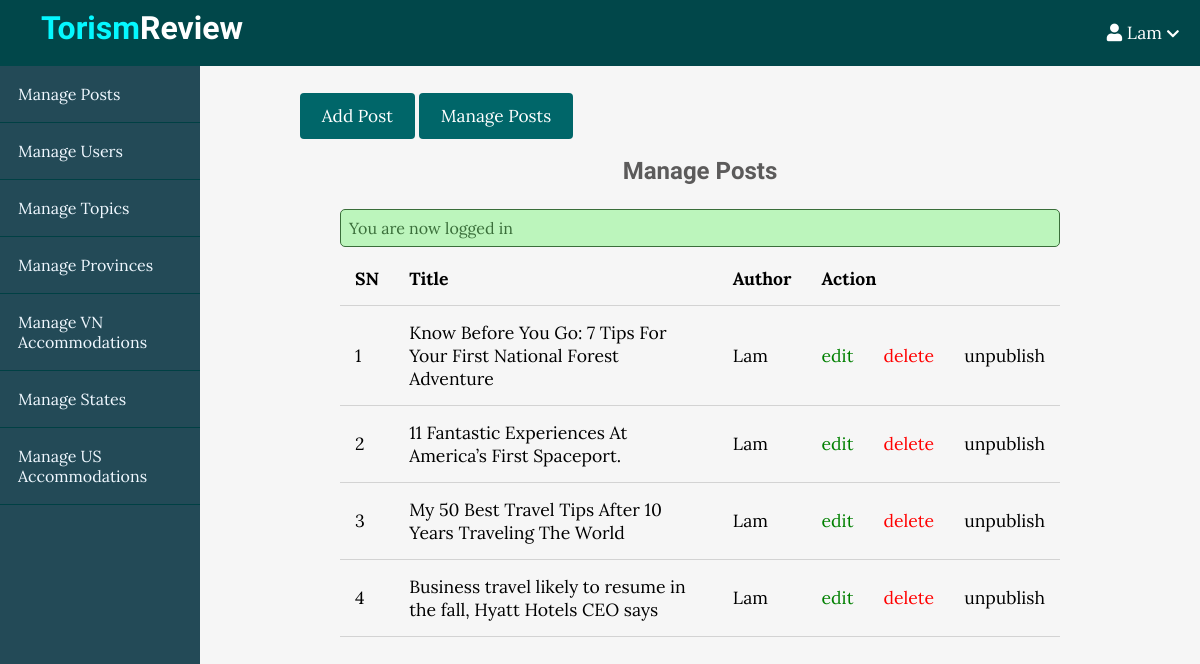
The page /admin/posts/index.php (signed in) on the database its author committed.
### tables this page shows
CREATE TABLE `posts` (
  `id` int(11) NOT NULL,
  `user_id` int(11) NOT NULL,
  `topic_id` int(11) DEFAULT NULL,
  `title` varchar(255) NOT NULL,
  `image` varchar(255) NOT NULL,
  `body` text NOT NULL,
  `published` tinyint(4) NOT NULL,
  `created_at` datetime NOT NULL DEFAULT CURRENT_TIMESTAMP
);

### app/database/db.php (called while the page is built, shortened)
<?php
require('connect.php');
function selectAll($table, $conditions = [])
{
    global $conn;
    $sql = "SELECT * FROM $table";
    if (empty($conditions)) {
        $stmt = $conn->prepare($sql);
        $stmt->execute();
        $records = $stmt->get_result()->fetch_all(MYSQLI_ASSOC);
        return $records;
    }
}

### app/controllers/posts.php (called while the page is built, shortened)
<?php
include(ROOT_PATH . "/app/database/db.php");
$table = 'posts';
$posts = selectAll($table);

### admin/posts/index.php (the view, shortened to what this page needs)
<?php include(ROOT_PATH . "/app/controllers/posts.php");
?>
<!DOCTYPE html>
<html lang="en">
    <head>
        <link rel="stylesheet"
            href="https://use.fontawesome.com/releases/v5.7.2/css/all.css"
>
        <link rel="stylesheet" href="../../assets/css/style.css">
        <link rel="stylesheet" href="../../assets/css/admin.css">
    </head>
    <body>
    <?php include(ROOT_PATH . "/app/includes/adminHeader.php"); ?>
        <div class="admin-wrapper">
        <?php include(ROOT_PATH . "/app/includes/adminSidebar.php"); ?>
            <div class="admin-content">
                <div class="button-group">
                    <a href="create.php" class="btn btn-big">Add Post</a>
                    <a href="index.php" class="btn btn-big">Manage Posts</a>
                </div>
                <div class="content">
                    <h2 class="page-title">Manage Posts</h2>
                    <?php include(ROOT_PATH . "/app/includes/messages.php"); ?>
                    <table>
                        <thead>
                            <th>SN</th>
                            <th>Title</th>
                            <th>Author</th>
                            <th colspan="3">Action</th>
                        </thead>
                        <tbody>
                            <?php foreach ($posts as $key => $post): ?>
                                <tr>
                                    <td><?php echo $key + 1; ?></td>
                                    <td><?php echo $post['title'] ?></td>
                                    <td>Lam</td>
                                    <td><a href="edit.php?id=<?php echo $post['id']; ?>" class="edit">edit</a></td>
                                    <td><a href="edit.php?delete_id=<?php echo $post['id']; ?>" class="delete">delete</a></td>
                                    <?php if ($post['published']): ?>
                                        <td><a href="edit.php?published=0&p_id=<?php echo $post['id'] ?>" class="unpublish">unpublish</a></td>
                                    <?php else: ?>
                                        <td><a href="edit.php?published=1&p_id=<?php echo $post['id'] ?>" class="publish">publish</a></td>
                                    <?php endif; ?>
                                </tr>
                            <?php endforeach; ?>
                        </tbody>
                    </table>
                </div>
            </div>
        </div>
    </body>
</html>

### assets/css/style.css (style rules this page uses)
* { box-sizing: border-box; }
html, body { height: 100%; padding: 0px; margin: 0px; background: #f6f6f6; font-family: "Lora", serif; }
h1, h2, h3, h4, h5, h6 { font-family: "Candal", serif; color: #5c5b5b; margin: 5px; }
a { text-decoration: none; color: inherit; }
.btn { padding: 0.5rem 1rem; background: #006669; color: white; border: 1px solid transparent; border-radius: 0.25rem; font-size: 1.08em; font-family: "Lora", serif; }
.btn-big { padding: 0.7rem 1.3rem; line-height: 1.3rem; }
.content { width: 90%; margin: 30px auto 30px; }

### assets/css/admin.css (style rules this page uses)
.admin-wrapper { display: flex; height: calc(100% - 66px); }
.admin-wrapper .admin-content { flex: 8; height: 100%; padding: 40px 100px 100px; overflow-y: scroll; }
.admin-content .page-title { text-align: center; margin-bottom: 1.5rem; }
table { width: 100%; border-collapse: collapse; font-size: 1.1rem; }
th, td { padding: 15px; text-align: left; border-bottom: 1px solid #d3d3d3; }
.edit { color: green; }
.delete { color: red; }

### rows shown on the page
posts: title "Know Before You Go: 7 Tips For Your First National Forest Adventure"
posts: title "11 Fantastic Experiences At America’s First Spaceport."
posts: title "My 50 Best Travel Tips After 10 Years Traveling The World"
posts: title "Business travel likely to resume in the fall, Hyatt Hotels CEO says"

### other values the page prints
$_SESSION['username'] "Lam"
$_SESSION['message'] "You are now logged in"
